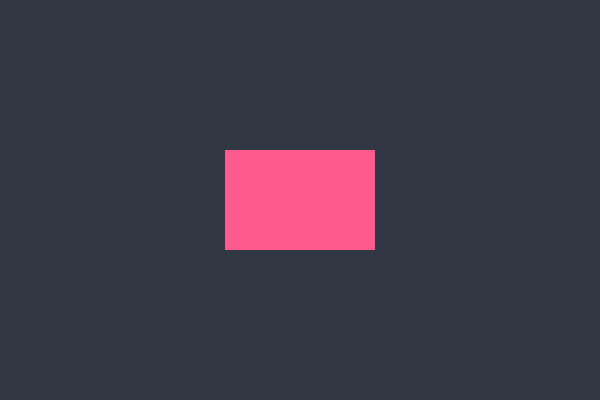
Frame 1 (no input)
Frame 60 (the mouse pressed at the canvas centre just before this capture): identical to frame 1, image omitted
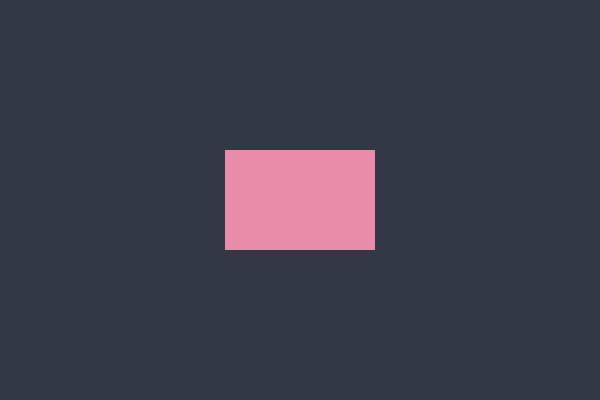
Frame 120 (the mouse held since frame 60 and released just before this capture)

The Processing sketch that drew these frames (run headless with seeded random() and noise(); from frame 60 on, the mouse is pressed at the canvas centre):

// Processing sketch: Assignment_04
// ── Assignment_04.pde
int state;
button start;

void setup() {
  size(600,400);
  rectMode(CENTER);
  textAlign(CENTER,CENTER);
  noStroke();
  start = new button(width/2,height/2,width/4,height/4,#FF5A8E,#B24467,#E88CA9);
}

void draw() {
  switch(state) {
    case 0: mainMenu(); break;
    case 1: optionsMenu(); break;
    case 2: game(); break;
    default: mainMenu(); break;
  }
}

void mainMenu() {
  background(#313743);
  start.display();
  
}

void optionsMenu() {
  background(100);
}

void game() {
  background(200);
}
// ── button.pde
class button {

  float x, y, w, h;
  color i, r, c;
  boolean mouseOn, clicked;

  button(float tempX, float tempY, float tempW, float tempH, color tempI, color tempR, color tempC) {
    x = tempX;
    y = tempY;
    w = tempW;
    h = tempH;
    i = tempI;
    r = tempR;
    c = tempC;
    mouseOn = false;
    clicked = false;
  }
  
  void display() {
    update();
    rectMode(CENTER);
    noStroke();
    
    if (mouseOn) {
      fill(r);
      if (clicked) {
        fill(c);
      }
    } else {
      fill(i);
    }
    
    rect(x,y,w,h);
  }
  
  void update() {
    if (mouseOver(x, y, w, h) == true) {
      mouseOn = true;
      if (mousePressed) {
        clicked = true;
      } else {
        clicked = false;
      }
    } else {
      mouseOn = false;
    }
  }

  boolean mouseOver(float x, float y, float w, float h) {
    if (mouseX >= (x-w/2) && mouseX <= (x+w/2) && mouseY >= (y-h/2) && mouseY <= (y+h/2)) {
      return true;
    } else {
      return false;
    }
  }
}
